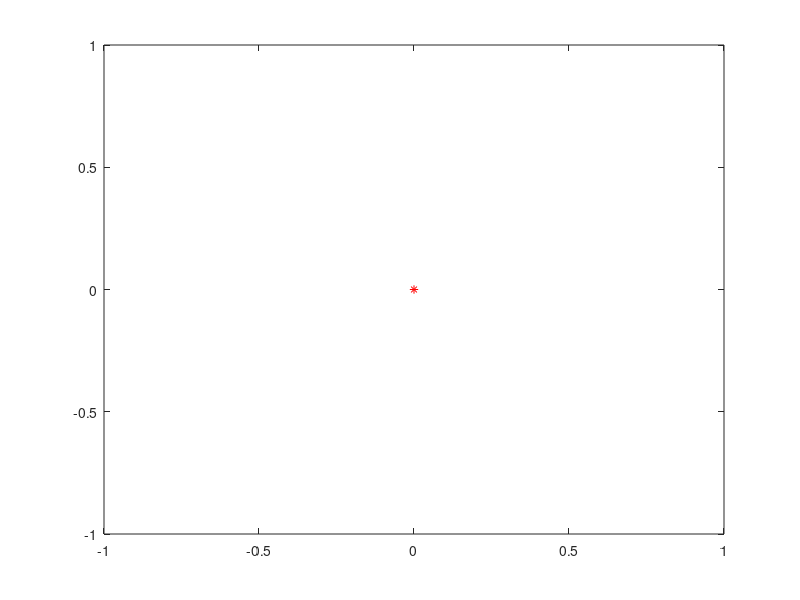

Source code (MATLAB): (Note: this script raises an error after producing the figure.)
G = 1.0;
M = 10.0;
m = 0.01;
p0 = [10, 0];
v0 = [0, 0.75];

tmax = 1E5;
dt = 0.5;

N = tmax / dt;

%global kineticEnergyVector;
%global potentialEnergyVector;

%[p, v, t] = orbit_1body(G,M,m,p0,v0,dt,tmax);
%T = orbit_time(p(:,1),p(:,2),t)

plot(0,0,'r*');
drawnow();
hold on;
orbitTimes = [];
totalEnergy = [];
for n=0:4
	addedVelocity = [0 0.24 + 0.0025*n];
	[p, v, t] = orbit_1body(G,M,m,p0,v0+addedVelocity,dt,tmax);

	plot(p(:,1), p(:,2));
	drawnow();

	T = orbit_time(p(:,1),p(:,2),t)
	orbitTimes(n+1) = T;

	totalEnergy(n+1) = kineticEnergyVector(1) + potentialEnergyVector(1);

	fflush(stdout);
end
hold off;

plotyy(1:2, orbitTimes, totalEnergy);

% TODO: Estimate error with critical fraction
